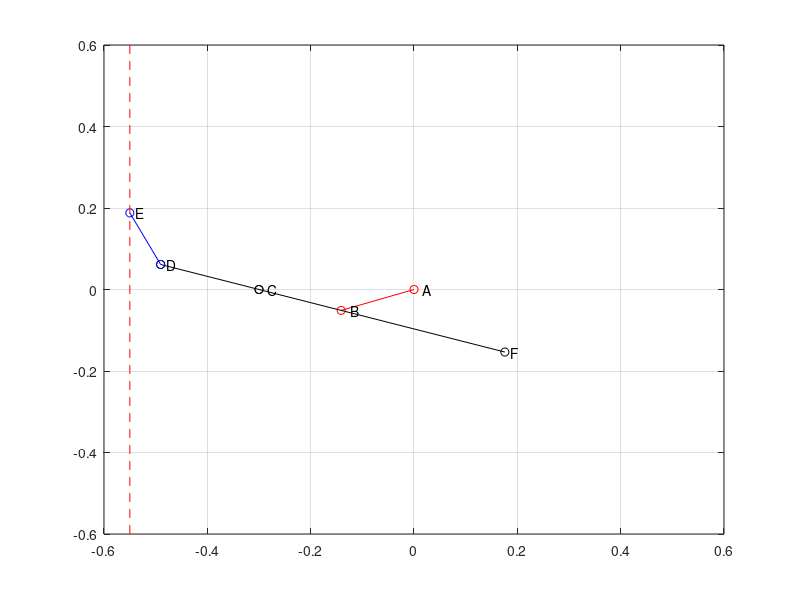

Source code (MATLAB): (Note: this script raises an error after producing the figure.)
% example 5.5

clear all; clc; close all

% Input data (m)
AB = 0.15; AC = 0.30; CD = 0.20; 	
DE = 0.14; CF = 0.50; a  = 0.25; 
phi = 200*pi/180; % rad
% Position of joint A
xA=0; yA=0; rA=[xA yA 0]; 
% Position of joint C
xC=-AC; yC=0; rC=[xC yC 0];
% Position of joint B
xB=AB*cos(phi); yB=AB*sin(phi); rB=[xB yB 0]; 
% Link 3
phi3=atan((yB-yC)/(xB-xC)); phi2=phi3;
% Position of joint F
xF=xC+CF*cos(phi2); yF=yC+CF*sin(phi2); rF=[xF,yF,0];
% Position of joint D
xD=xC-CD*cos(phi3); yD=yC-CD*sin(phi3); rD=[xD yD 0]; 
% Position of joint E
xE=-AC-a; yE=yD+sqrt(DE^2-(xE-xD)^2); rE=[xE yE 0];
% Link 4
phi4=atan((yE-yD)/(xE-xD));

% Graphic of the mechanism
la=-xE+0.05;
plot(...
[xA,xB],[yA,yB],'r-o',...
[xD,xF],[yD,yF],'k-o',...
[xC,xC],[yC,yC],'k-o',...
[xD,xE],[yD,yE],'b-o',...
[xE,xE],[-la,la],'r--')
grid
text(xA,yA,'   A')
text(xB,yB,'   B')
text(xC,yC,'   C')
text(xD,yD,'  D')
text(xE,yE,'  E')
text(xF,yF,'  F')
xlim([-la la]);
ylim([-la la]);

fprintf('Results \n\n') 
fprintf('phi = phi1 = %g (degrees)\n',phi*180/pi) 
fprintf('rA = [%g,%g,%g] (m)\n', rA) 
fprintf('rB = [%6.3f,%6.3f,%g] (m)\n', rB) 
fprintf('rC = [%6.3f,%6.3f,%g] (m)\n', rC) 
fprintf('rD = [%6.3f,%6.3f,%g] (m)\n', rD) 
fprintf('rE = [%6.3f,%6.3f,%g] (m)\n', rE) 
fprintf('rF = [%6.3f,%6.3f,%g] (m)\n', rF) 
fprintf...
('phi2 = phi3 = %6.3f (degrees) \n',phi2*180/pi) 
fprintf...
('phi4 = %6.3f (degrees) \n',phi4*180/pi) 

fprintf('\n') 
fprintf('Velocity and acceleration analysis \n\n') 

n = 700.; % rpm 
omega1 = [ 0 0 pi*n/30 ]; 
alpha1 = [0 0 0 ]; 
fprintf...
('omega1 = [%g,%g,%6.3f] (rad/s)\n', omega1) 
fprintf...
('alpha1 = [%g,%g,%g] (rad/s^2)\n', alpha1)  
fprintf('\n') 
vA = [0 0 0]; aA = [0 0 0];
vB1 = vA + cross(omega1,rB);  
aB1 = aA + cross(alpha1,rB) - ...
    dot(omega1,omega1)*rB;
vB2 = vB1;
aB2 = aB1;
fprintf...
('vB1 = vB2 = [%6.3f,%6.3f,%g] (m/s)\n',vB1) 
fprintf('|vB1| = %6.3f (m/s)\n', norm(vB1))
fprintf...
('aB1 = aB2 = [%6.3f,%6.3f,%g] (m/s^2)\n',aB1) 
fprintf('|aB1| = %6.3f (m/s^2)\n', norm(aB1))
fprintf('\n')

aB1n = - dot(omega1,omega1)*rB;
aB1t = cross(alpha1,rB);
fprintf('aB1n = [%6.3f,%6.3f,%d] (m/s^2)\n', aB1n)
fprintf('aB1t = [%g,%d,%g] (m/s^2)\n', aB1t)
fprintf('\n');

omega3z=sym('omega3z','real'); 
vB32=sym('vB32','real');
omega3 = [ 0 0 omega3z ]; 
% omega3z unknown (to be calculated)
% vB32 unknown (to be calculated)
vC = [0 0 0 ]; % C is fixed
% vB3 = vC + omega3 x rCB   
% (B3 & C are points on link 3)
vB3 = vC + cross(omega3,rB-rC); 
% point B2 is on link 2 and point B3 is on link 3
% vB3 = vB2 + vB3B2
% between the links 2 and 3 there is a  
% translational joint B_T
% vB3B2 is the relative velocity of B3 wrt 2
% vB3B2 is parallel to the sliding direcion BC
% vB3B2 is written as a vector
vB3B2 = vB32*[cos(phi2) sin(phi2) 0]; 
% vB3 = vB2 + vB3B2
eqvB = vB3 - vB2 - vB3B2; 
% vectorial equation
% the component of the vectorial equation on x-axis
eqvBx = eqvB(1); 
% the component of the vectorial equation on y-axis
eqvBy = eqvB(2); 
% two equations eqvBx and eqvBy with two unknowns 
% solve for omega3z and vB32 
solvB = solve(eqvBx,eqvBy); 
omega3zs=eval(solvB.omega3z); 
vB32s=eval(solvB.vB32);

omega3v = [0 0 omega3zs]; 
omega2v = omega3v;
vB32v = vB32s*[cos(phi2) sin(phi2) 0];

digits 3
% print the equations for calculating 
% omega3 and vB32
fprintf...
('vB3 = vC + omega3 x rCB = vB2 + vB3B2 => \n') 
qvBx=vpa(eqvBx);
fprintf('x-axis: %s = 0 \n', char(qvBx)) 
qvBy=vpa(eqvBy);
fprintf('y-axis: %s = 0 \n', char(qvBy)) 
fprintf('=>\n') 
fprintf('omega3z = %6.3f (rad/s)\n', omega3zs) 
fprintf('vB32 = %6.3f (m/s)\n', vB32s) 
fprintf('\n') 
fprintf...
('omega2=omega3 = [%g,%g,%6.3f](rad/s)\n', omega3v) 
fprintf('vB3B2 = [%6.3f,%6.3f,%d] (m/s)\n\n', vB32v)  

% Coriolis acceleration
aB3B2cor = 2*cross(omega3v,vB32v); 

alpha3z=sym('alpha3z','real'); 
aB32=sym('aB32','real'); % aB32 unknown

alpha3 = [ 0 0 alpha3z ]; % alpha3z unknown
aC = [0 0 0 ]; % C is fixed
% aB3 acceleration of B3
aB3 = aC + cross(alpha3, rB-rC) -...
    dot(omega3v, omega3v)*(rB-rC); 
% aB3B2 relative velocity of B3 wrt 2
% aB3B2 parallel to the sliding direcion BC

aB3B2 = aB32*[ cos(phi2) sin(phi2) 0]; 
% aB3 = aB2 + aB3B2 + aB3B2cor
eqaB = aB3 - aB2 - aB3B2 - aB3B2cor; 
% vectorial equation
eqaBx = eqaB(1); % equation component on x-axis
eqaBy = eqaB(2); % equation component on y-axis
solaB = solve(eqaBx,eqaBy);
alpha3zs=eval(solaB.alpha3z);
aB32s=eval(solaB.aB32);
alpha3v = [0 0 alpha3zs];
alpha2v = alpha3v;
aB32v = aB32s*[cos(phi2) sin(phi2) 0];

% print the equations for calculating 
% alpha3 and aB32
fprintf...
('aB32cor = [%6.3f,%6.3f,%g](m/s^2)\n', aB3B2cor)  
fprintf('\n') 
fprintf('aB3=aC+alpha3xrCB-(omega3.omega3)rCB\n') 
fprintf('aB3=aB2+aB3B2+aB3B2cor =>\n') 
qaBx=vpa(eqaBx);
fprintf('x-axis:\n') 
fprintf('%s = 0\n',char(qaBx)) 
qaBy=vpa(eqaBy);
fprintf('y-axis:\n') 
fprintf('%s = 0\n',char(qaBy))  
fprintf('=>\n');
fprintf('alpha3z = %6.3f (rad/s^2)\n', alpha3zs) 
fprintf('aB32 = %6.3f (m/s^2)\n', aB32s) 
fprintf('\n') 
fprintf...
('alpha2=alpha3=[%g,%g,%6.3f](rad/s^2)\n',alpha3v) 
fprintf...
('aB3B2=[%6.3f,%6.3f,%d] (m/s^2)\n\n',aB32v) 

% vD3 velocity of D3
% D3 & C points on link 3
vD3 = vC + cross(omega3v,rD-rC);
vD4 = vD3;
fprintf...
('vD3 = vD4 = [%6.3f,%6.3f,%g] (m/s)\n', vD3) 
fprintf('|vD3| = %6.3f (m/s)\n', norm(vD3))
% aD3 acceleration of D3
aD3 = aC + cross(alpha3v, rD-rC)-...
    dot(omega3v, omega3v)*(rD-rC);  
aD4 = aD3;
fprintf...
('aD3 = aD4 = [%6.3f,%6.3f,%g] (m/s^2)\n', aD3) 
fprintf('|aD3| = %6.3f (m/s^2)\n', norm(aD3))
fprintf('\n')

vDC = cross(omega3v,rD-rC);
aDC=cross(alpha3v,rD-rC)-...
    dot(omega3v,omega3v)*(rD-rC);
aDCn=-dot(omega3v,omega3v)*(rD-rC);
aDCt=cross(alpha3v,rD-rC);

fprintf...
('vDC = [%6.3f,%6.3f,%g] (m/s)\n', vDC)
fprintf...
('aDC = [%6.3f,%6.3f,%g] (m/s^2)\n', aDC)
fprintf...
('aDCn = [%6.3f,%6.3f,%d] (m/s^2)\n', aDCn)
fprintf...
('|aDCn| = %6.3f (m/s^2)\n', norm(aDCn))
fprintf...
('aDCt = [%6.3f,%6.3f,%g] (m/s^2)\n', aDCt)
fprintf...
('|aDCt| = %6.3f (m/s^2)\n', norm(aDCt))
fprintf('\n')

% F & C points on link 3
vF = vC + cross(omega3v,rF-rC);
fprintf('vF = [%6.3f,%6.3f,%g] (m/s)\n', vF) 
% aD3 acceleration of D3
aF = aC + cross(alpha3v, rF-rC)-...
    dot(omega3v, omega3v)*(rF-rC);  
fprintf('aF = [%6.3f,%6.3f,%g] (m/s^2)\n', aF) 
fprintf('|vF| = %6.3f (m/s)\n', norm(vF))
fprintf('|aF| = %6.3f (m/s^2)\n', norm(aF))
fprintf('\n')

omega4z = sym('omega4z','real'); 
% omega4z unknown
vEy = sym('vEy','real'); 
% vEy unknown
omega4 = [ 0 0 omega4z ];
vE5 = [ 0 vEy 0];
% vEy velocity of E
vE4 = vD4 + cross(omega4,rE-rD); 
% vE parallel to the sliding direcion y
% vE5 = vE4
eqvE = vE5-vE4; 
% vectorial equation
eqvEx = eqvE(1); % component on x-axis
eqvEy = eqvE(2); % component on y-axis
solvE = solve(eqvEx,eqvEy);
omega4zs=eval(solvE.omega4z);
vEys=eval(solvE.vEy);
omega4v = [0 0 omega4zs];
vE = [0 vEys 0];

% print the equations for calculating 
% omega4 and vE
fprintf...
('vE = vD + omega4 x (rE-rD) => \n') 
qvEx=vpa(eqvEx);
fprintf('x-axis: %s = 0 \n', char(qvEx)) 
qvEy=vpa(eqvEy);
fprintf('y-axis: %s = 0 \n', char(qvEy)) 
fprintf('=>\n') 
fprintf('omega4z = %6.3f (rad/s)\n', omega4zs) 
fprintf('vEy = %6.3f (m/s)\n', vEys) 
fprintf('\n') 
fprintf...
('omega4 = [%g,%g,%6.3f] (rad/s)\n', omega4v) 
fprintf('vE = [%g,%6.3f,%g] (m/s)\n', vE) 
fprintf('|vE| = %6.3f (m/s)\n', norm(vE))

alpha4z = sym('alpha4z','real');
aEy = sym('aEy','real');
alpha4 = [ 0 0 alpha4z ]; % alpha5z unknown
% aE5 acceleration of E5
aE4=aD4+cross(alpha4,rE-rD)-...
    dot(omega4v,omega4v)*(rE-rD); 
% aE parallel to the sliding direcion y
aE5 = [0 aEy 0]; 
eqaE = aE5 - aE4; 
% vectorial equation
eqaEx = eqaE(1); % component on x-axis
eqaEy = eqaE(2); % component on y-axis
solaE = solve(eqaEx,eqaEy);
alpha4zs = eval(solaE.alpha4z);
aEys = eval(solaE.aEy);
alpha4v = [0 0 alpha4zs];
aEv = [0 aEys 0]; 

% print the equations for calculating 
% alpha4 and aE
fprintf('\n') 
fprintf('aE4=aD+alpha4xrDE-(omega4.omega4)rDE\n') 
fprintf('aE5=aE4 =>\n') 
qaEx=vpa(eqaEx);
fprintf('x-axis: %s = 0 \n', char(qaEx)) 
qaEy=vpa(eqaEy);
fprintf('y-axis: %s = 0 \n', char(qaEy)) 
fprintf('=>\n') 
fprintf('alpha4z = %6.3f (rad/s^2)\n', alpha4zs) 
fprintf('aEy = %6.3f (m/s^2)\n', aEys) 
fprintf('\n') 
fprintf...
('alpha4=[%g,%g,%6.3f] (rad/s^2)\n', alpha4v) 
fprintf('aE = [%g,%6.3f,%g] (m/s^2)\n', aEv) 
fprintf('|aE| = %6.3f (m/s^2)\n', norm(aEv))
fprintf('\n') 

vED = cross(omega4v,rE-rD);
aED=cross(alpha4v,rE-rD)-...
    dot(omega4v,omega4v)*(rE-rD);
aEDn=-dot(omega4v,omega4v)*(rE-rD);
aEDt=cross(alpha4v,rE-rD);

fprintf...
('vED = [%6.3f,%6.3f,%g] (m/s)\n', vED)
fprintf...
('aED = [%6.3f,%6.3f,%g] (m/s^2)\n', aED)
fprintf...
('aEDn = [%6.3f,%6.3f,%d] (m/s^2)\n', aEDn)
fprintf...
('|aEDn| = %6.3f (m/s^2)\n', norm(aEDn))
fprintf...
('aEDt = [%6.3f,%6.3f,%g] (m/s^2)\n', aEDt)
fprintf...
('|aEDt| = %6.3f (m/s^2)\n', norm(aEDt))
fprintf('\n')

% end of program


% 
% Results 
% 
% phi = phi1 = 200 (degrees)
% rA = [0,0,0] (m)
% rB = [-0.141,-0.051,0] (m)
% rC = [-0.300, 0.000,0] (m)
% rD = [-0.490, 0.061,0] (m)
% rE = [-0.550, 0.188,0] (m)
% rF = [ 0.176,-0.153,0] (m)
% phi2 = phi3 = -17.878 (degrees) 
% phi4 = -64.778 (degrees) 
% 
% Velocity and acceleration analysis 
% 
% omega1 = [0,0,73.304] (rad/s)
% alpha1 = [0,0,0] (rad/s^2)
% 
% vB1 = vB2 = [ 3.761,-10.332,0] (m/s)
% |vB1| = 10.996 (m/s)
% aB1 = aB2 = [757.409,275.674,0] (m/s^2)
% |aB1| = 806.018 (m/s^2)
% 
% aB1n = [757.409,275.674,0] (m/s^2)
% aB1t = [0,0,0] (m/s^2)
% 
% vB3 = vC + omega3 x rCB = vB2 + vB3B2 => 
% x-axis: 0.0513*omega3z - 0.952*vB32 - 3.76 = 0 
% y-axis: 0.159*omega3z + 0.307*vB32 + 10.3 = 0 
% =>
% omega3z = -51.934 (rad/s)
% vB32 = -6.751 (m/s)
% 
% omega2=omega3 = [0,0,-51.934](rad/s)
% vB3B2 = [-6.425, 2.073,0] (m/s)
% 
% aB32cor = [215.270,667.364,0](m/s^2)
% 
% aB3=aC+alpha3xrCB-(omega3.omega3)rCB
% aB3=aB2+aB3B2+aB3B2cor =>
% x-axis:
% 0.0513*alpha3z - 0.952*aB32 - 1400.0 = 0
% y-axis:
% 0.307*aB32 + 0.159*alpha3z - 805.0 = 0
% =>
% alpha3z = 7157.347 (rad/s^2)
% aB32 = -1086.945 (m/s^2)
% 
% alpha2=alpha3=[0,0,7157.347](rad/s^2)
% aB3B2=[-1034.459,333.682,0] (m/s^2)
% 
% vD3 = vD4 = [ 3.189, 9.885,0] (m/s)
% |vD3| = 10.387 (m/s)
% aD3 = aD4 = [73.937,-1527.948,0] (m/s^2)
% |aD3| = 1529.736 (m/s^2)
% 
% vDC = [ 3.189, 9.885,0] (m/s)
% aDC = [73.937,-1527.948,0] (m/s^2)
% aDCn = [513.385,-165.601,0] (m/s^2)
% |aDCn| = 539.433 (m/s^2)
% aDCt = [-439.448,-1362.347,0] (m/s^2)
% |aDCt| = 1431.469 (m/s^2)
% 
% vF = [-7.972,-24.713,0] (m/s)
% aF = [-184.842,3819.871,0] (m/s^2)
% |vF| = 25.967 (m/s)
% |aF| = 3824.340 (m/s^2)
% 
% vE = vD + omega4 x (rE-rD) => 
% x-axis: 0.127*omega4z - 3.19 = 0 
% y-axis: 0.0597*omega4z + vEy - 9.89 = 0 
% =>
% omega4z = 25.176 (rad/s)
% vEy =  8.383 (m/s)
% 
% omega4 = [0,0,25.176] (rad/s)
% vE = [0, 8.383,0] (m/s)
% |vE| =  8.383 (m/s)
% 
% aE4=aD+alpha4xrDE-(omega4.omega4)rDE
% aE5=aE4 =>
% x-axis: 0.127*alpha4z - 112.0 = 0 
% y-axis: aEy + 0.0597*alpha4z + 1611.0 = 0 
% =>
% alpha4z = 882.339 (rad/s^2)
% aEy = -1660.866 (m/s^2)
% 
% alpha4=[0,0,882.339] (rad/s^2)
% aE = [0,-1660.866,0] (m/s^2)
% |aE| = 1660.866 (m/s^2)
% 
% vED = [-3.189,-1.502,0] (m/s)
% aED = [-73.937,-132.917,0] (m/s^2)
% aEDn = [37.814,-80.279,0] (m/s^2)
% |aEDn| = 88.739 (m/s^2)
% aEDt = [-111.751,-52.638,0] (m/s^2)
% |aEDt| = 123.527 (m/s^2)
